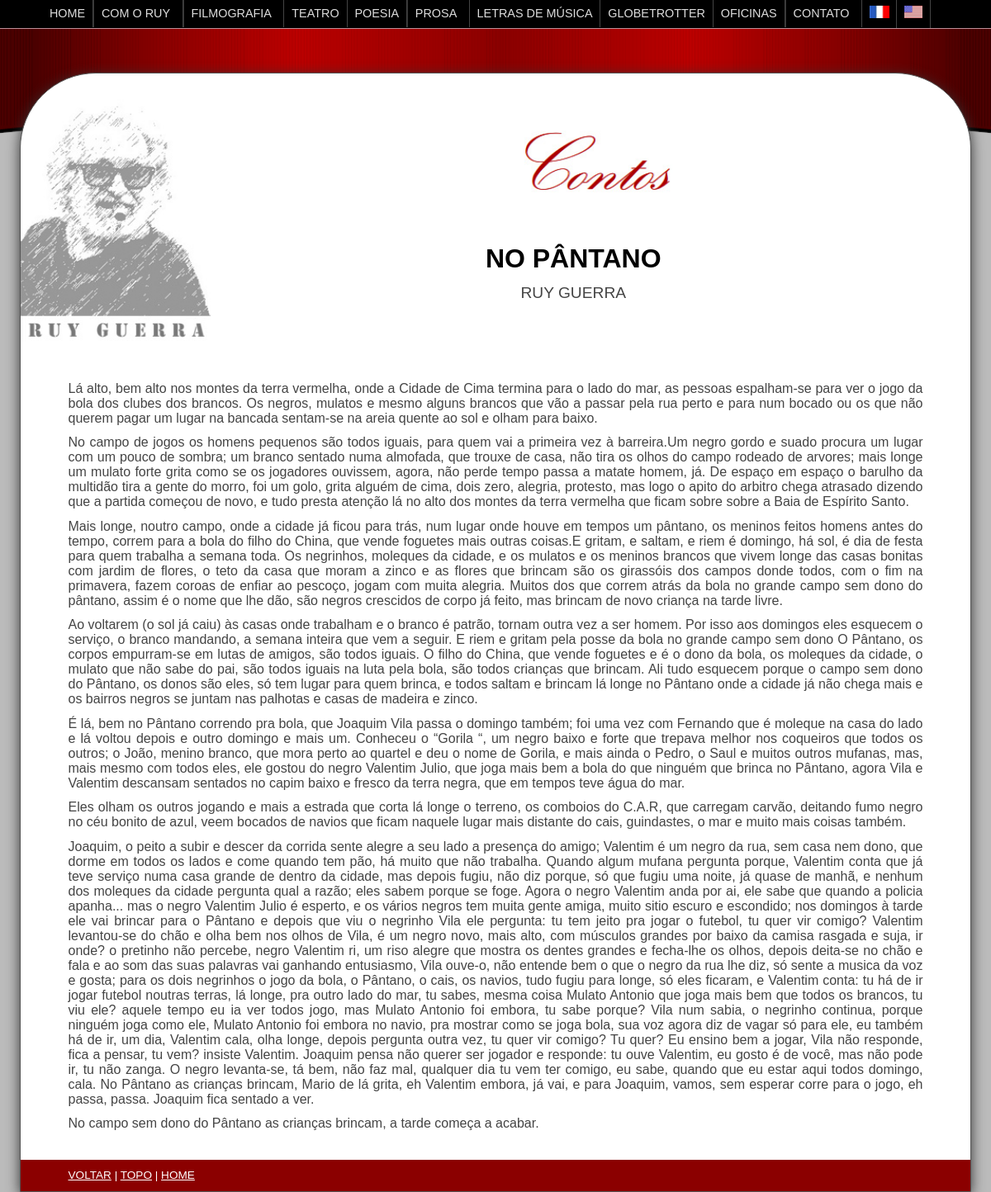
/conto.php?id=6&idioma=1, run on the app's committed database.
### tables this page shows
CREATE TABLE `rg` (
  `id` int(11) NOT NULL,
  `categoria` varchar(10) NOT NULL,
  `tipo` varchar(10) NOT NULL,
  `titulo` varchar(255) NOT NULL,
  `autor` varchar(255) NOT NULL,
  `conteudo` text NOT NULL,
  `dia` int(2) UNSIGNED ZEROFILL NOT NULL DEFAULT 00,
  `mes` int(2) UNSIGNED ZEROFILL NOT NULL DEFAULT 00,
  `ano` int(4) UNSIGNED ZEROFILL NOT NULL DEFAULT 0000,
  `local` varchar(255) NOT NULL,
  `cidade` varchar(20) NOT NULL,
  `pais` varchar(12) NOT NULL,
  `fonte` varchar(255) NOT NULL,
  `link` varchar(40) NOT NULL,
  `anoFinal` int(4) NOT NULL DEFAULT 0
);

### conto.php (the view, shortened to what this page needs)
<!DOCTYPE html>
<html lang="pt-br">
<head>
<link href="geral.css" rel="stylesheet" type="text/css">
<link href="interna.css" rel="stylesheet" type="text/css">
<?php
include 'conect.php';
$id = $_GET["id"];
$sql = $mysqli->query("select titulo,autor,conteudo from rg where id=$id");
$row = $sql->fetch_array(MYSQLI_NUM);
$titulo = $row[0];
$autor = $row[1];
$conteudo = $row[2];
echo <<< EOT
<title>$titulo</title>
<body>
<section class="conteudo">
	<header class="sobretudo">
	<img class="ruy" src="images/ruy_guerra.png" alt="Ruy Guerra" title="Ruy Guerra" /><img class="tituloCategoria" src="images/contosv.jpg" alt="contos" title="contos" />
	<h1 class="tituloConteudo">$titulo<br />
		<span class="autor">$autor</span>
		</h1>
</header>
<br class="all" /><br /><br />
$conteudo
EOT;
$idioma = $_GET["idioma"];
if ($idioma == 3) {
	echo "<footer id=\"rodape\">
	<p>
	<a href=\"contos.php?idioma=3\">VOLTAR</a> |
	<a href=\"#topo\">TOPO</a> |
	<a href=\"ingles.php\">HOME</a>
	</p></footer>";
	echo "</section>";
	include "menu-eng.inc";
}	else {
	echo "<footer id=\"rodape\">
	<p>
	<a href=\"contos.php\">VOLTAR</a> |
	<a href=\"#topo\">TOPO</a> |
	<a href=\"index.php\">HOME</a>
	</p></footer>";
	echo "</section>";
	include "menu.inc";
}
?>
</body>

### geral.css (style rules this page uses)
body { font-size: 1em; font-family: Arial, Verdana, Tahoma; margin:0; padding:0; width: 100%; height: 100%; }
header, section, footer, aside, nav, article { display: block; }
.conteudo { display: table; position: relative; top: 5.5em; margin: 0px auto; margin-top: 0px; padding: 0px; background: #fff; z-index: 7; border: 1px solid #555; border-radius: 5.75em 5.75em 0px 0px; box-shadow: #333 0px 0.2em 1em; -moz-box-sizing: border-box; -webkit-box-sizing: border-box; -ms-box-sizing: border-box; box-sizing: border-box; }
img { border: 0; }

### interna.css (style rules this page uses)
body { background: #bbb; color: #444; }
.conteudo { width: 1098px; margin-bottom: 1.5em; }
footer#rodape { background: #8b0000; height: auto; margin: 0; margin-top: 3%; padding: 0; width: 100%; clear: both; }
.sobretudo { margin-top: 2%; width: 100%; text-align: center; }
img.ruy { display: block; width: 20%; height: auto; float: left; border: 0; border-radius: 5.75em 0px 0px 0px; padding-right: 1em; margin: 0; padding-left: 0; }
img.tituloCategoria { width: 41.53%; height: auto; margin-top: 4%; margin-bottom: 5%; }
.autor { font-weight: normal; font-size: 60%; color: #444; }
p.basico, ol, ul.teses { margin: 1% 5%; text-align: justify; }
#rodape p { margin: 0; background: #8b0000; padding: 1% 5%; font-size: 0.85em; color: #fff; }
h1.tituloConteudo { color: #000; width: 90%; margin: 0px auto; font-size: 2em; text-transform: uppercase; text-align: center; }
#rodape a:link { color: #fff;text-decoration: underline; }
@media all and (max-width: 1200px) { .conteudo { width: 96%; } }

### data on the page
rg: titulo "NO PÂNTANO", autor "RUY GUERRA", conteudo "Lá alto, bem alto nos montes da terra vermelha, onde a Cidade de Cima termina para o lado do mar, as pessoas espalham-se para ver o jogo da bola dos clubes dos brancos. Os negros, mulatos e mesmo alguns brancos que vão a passar pela rua perto e para num bocado ou os que não querem pagar um lugar na bancada sentam-se na areia quente ao sol e olham para baixo. No campo de jogos os homens pequenos são todos iguais, para quem vai a primeira vez à barreira.Um negro gordo e suado procura um lugar com um pouco de sombra; um branco sentado numa almofada, que trouxe de casa, não tira os olhos do campo rodeado de arvores; mais longe um mulato forte grita como se os jogadores ouvissem, agora, não…"
